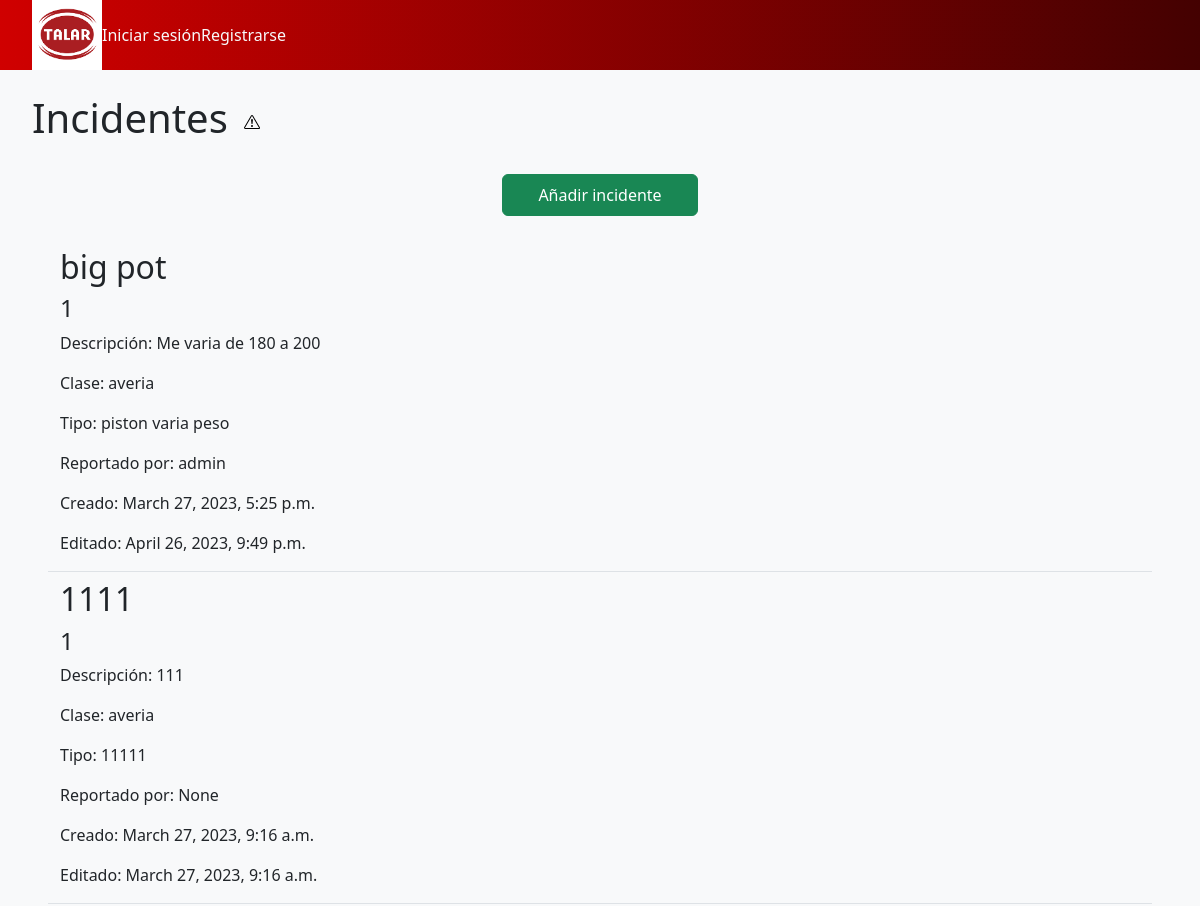
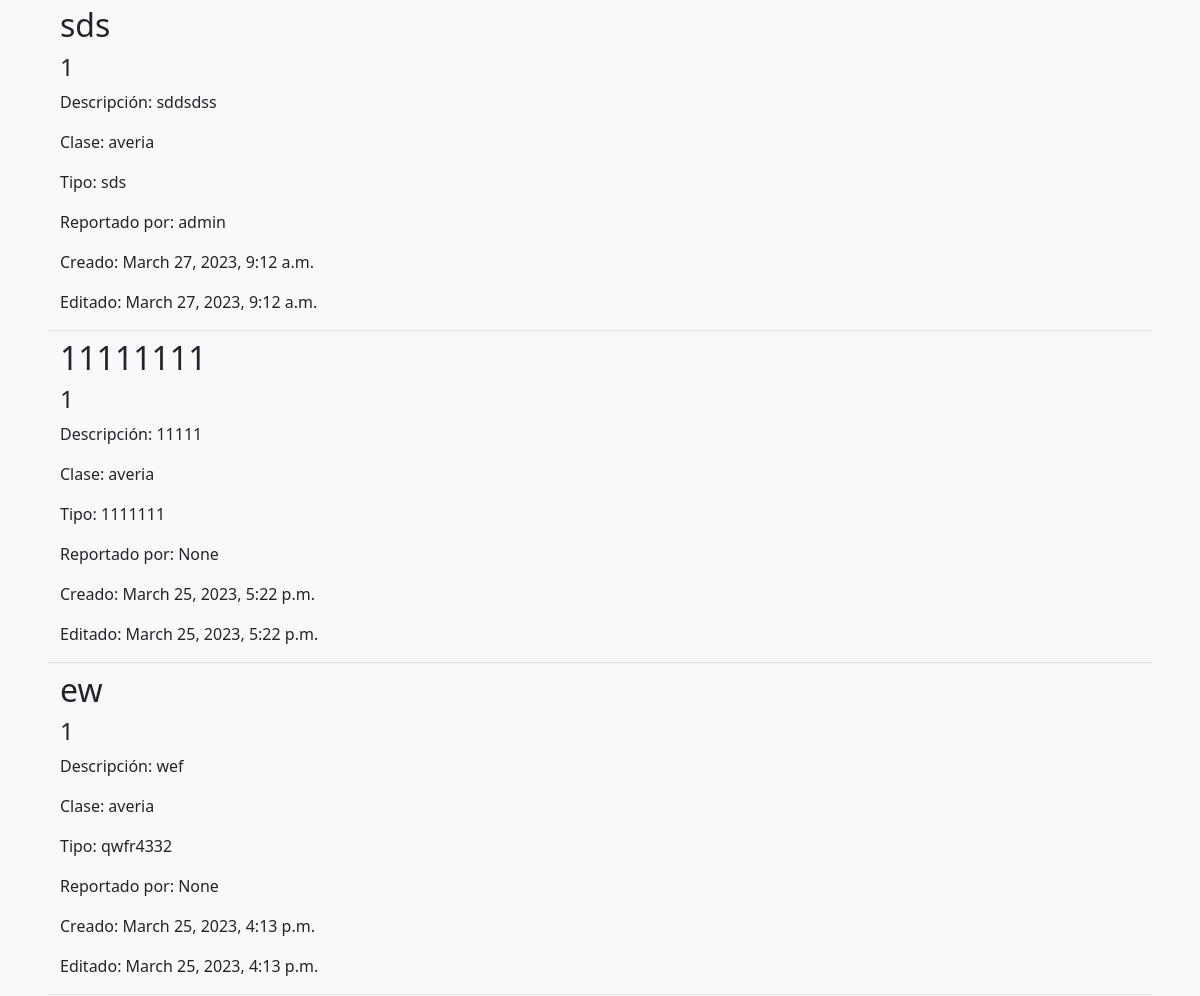
/reportes/ (upper part), run on an earlier commit of the app's database (2 pictures, top to bottom).
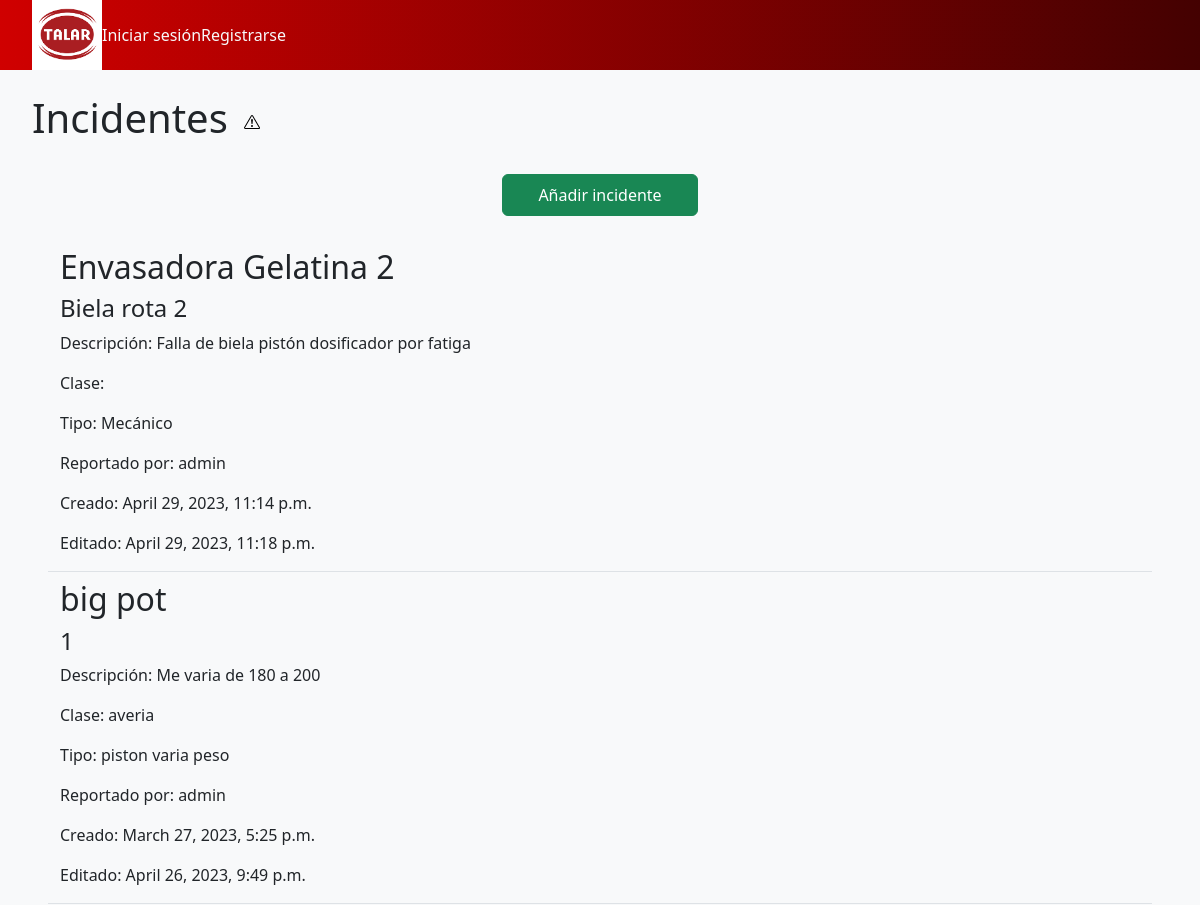
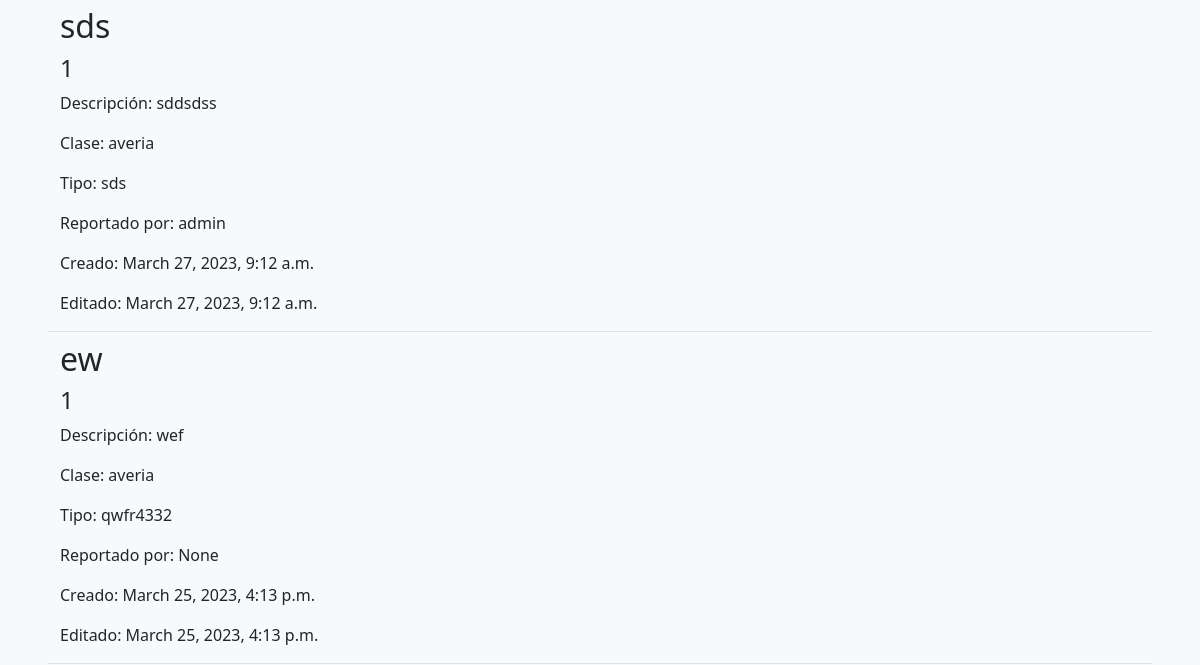
And on a later commit of the database (2 pictures, top to bottom).
### base/models.py (models this page shows, shortened)
class Reporte(models.Model):
    updated = models.DateTimeField(auto_now=True)
    created = models.DateTimeField(auto_now_add=True)
    titulo = models.CharField(max_length=200)
    ubicacion = models.CharField(max_length=200)
    equipo = models.CharField(max_length=200)
    clase = models.CharField(max_length=200)
    tipo = models.CharField(max_length=200)
    descripcion = models.TextField()
    user = models.ForeignKey(User, null=True, on_delete=models.SET_NULL)

### base/views.py (the view)
# urls.py: path('reportes/', views.reportes),
def reportes(request):
    lista_incidentes = Reporte.objects.order_by('-created')
    return render(request, "reportes.html", {"incidentes": lista_incidentes})

### templates/reportes.html (shortened to what this page needs)
{% extends 'layouts/main.html' %} {%block content%}
<div>
    <div class="mx-4 pt-4 d-flex">
        <h1 class="mx-2">Incidentes</h1>
        <img class="mx-2" src="../static/images/incidente-logo.svg" alt="incidente-logo">
    </div>
    <div class="container-fluid pt-4 d-flex justify-content-center">
        <a class="btn btn-success mx-5 mb-4 py-2 col-2" href="../reporte/"> Añadir incidente </a>
    </div>
    {% for i in incidentes %}
    <div class="mx-5 my-2 border-bottom row d-flex">
        <div>
            <h2>{{i.equipo}}<h2>
            <h4>{{i.titulo}}</h4>
            <p>Descripción: {{i.descripcion}}</p>
            <p>Clase: {{i.clase}}</p>
            <p>Tipo: {{i.tipo}}</p>
            <p>Reportado por: {{i.user}}</p>
            <p>Creado: {{i.created}}</p>
            <p>Editado: {{i.updated}}</p>
        </div>
    </div>
    {% endfor %} {%endblock%}

What changed in the data, as far as the page shows it:
removed Reporte: equipo "1111", titulo "1", descripcion "111", clase "averia", tipo "11111", user "None", created "March 27, 2023, 9:16 a.m.", updated "March 27, 2023, 9:16 a.m."
removed Reporte: equipo "11111111", titulo "1", descripcion "11111", clase "averia", tipo "1111111", user "None", created "March 25, 2023, 5:22 p.m.", updated "March 25, 2023, 5:22 p.m."
added Reporte: equipo "Envasadora Gelatina 2", titulo "Biela rota 2", descripcion "Falla de biela pistón dosificador por fatiga", tipo "Mecánico", user "admin", created "April 29, 2023, 11:14 p.m.", updated "April 29, 2023, 11:18 p.m."
